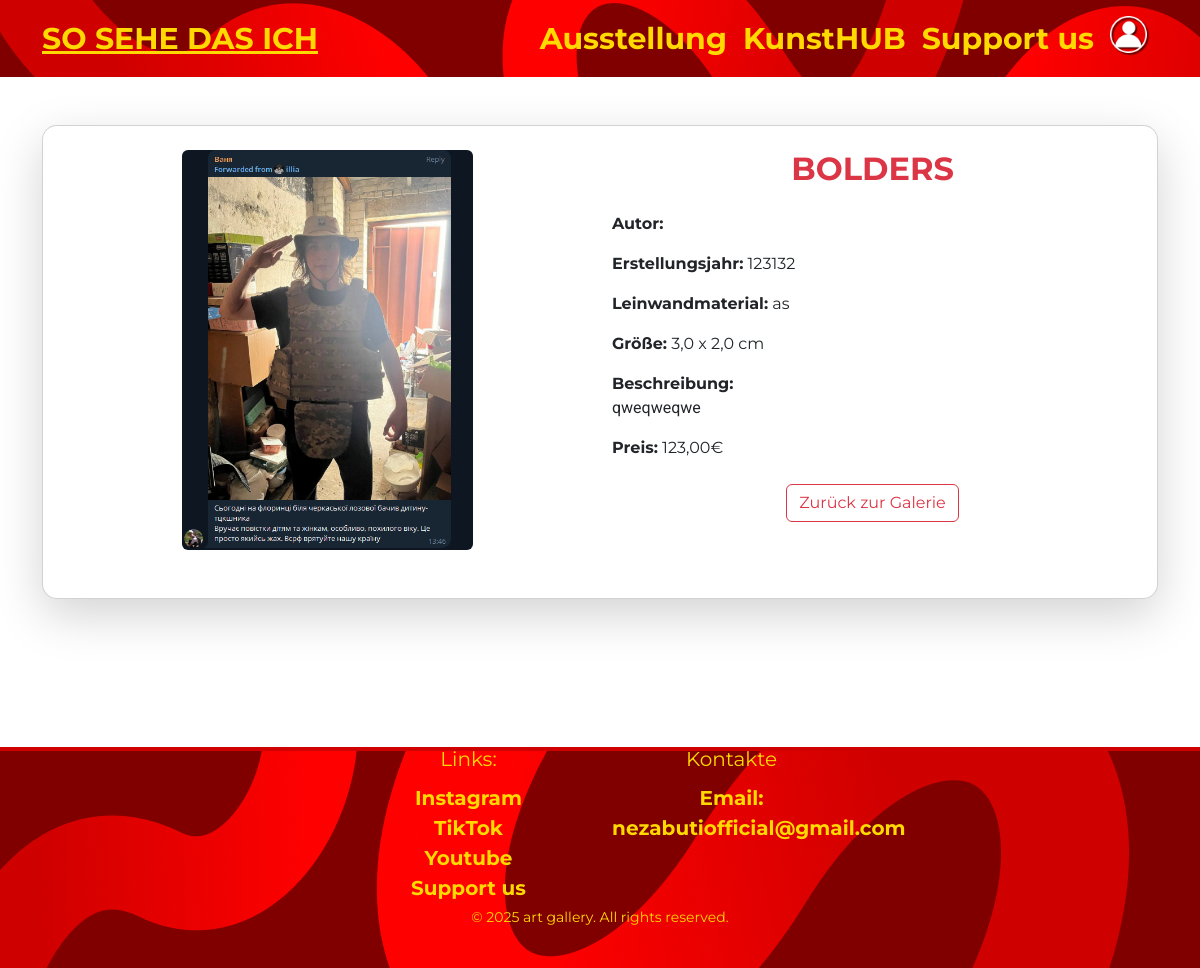
Screenshot of /painting/bolders/ with the database file from the repository.
### gallery/models.py (models this page shows, shortened)
class Painting(models.Model):
    author = models.ForeignKey(settings.AUTH_USER_MODEL, on_delete=models.CASCADE, related_name='paintings')
    title = models.CharField(max_length=200)
    text = models.TextField()
    image = models.ImageField(upload_to='photos/', null=False, blank=False, default='photos/no_image.jpg')
    slug = models.SlugField(unique=True, blank=True)
    auction = models.BooleanField(default=False)  # Выставлено ли на аукцион
    width = models.FloatField(null=True, blank=True)  # Ширина картины
    height = models.FloatField(null=True, blank=True)  # Высота картины
    paint_type = models.CharField(max_length=100, blank=True)  # Тип краски
    canvas_material = models.CharField(max_length=100, blank=True)  # Материал холста
    is_for_sale = models.BooleanField(default=False)  # Продажа картины или нет
    price = models.DecimalField(max_digits=10, decimal_places=2, null=True, blank=True)  # Цена картины, если она продается
    year_of_creation = models.PositiveIntegerField(null=True, blank=True)  # Год выпуска картины
    from django.db.models import Q

### gallery/views.py (the view)
# urls.py: path('painting/<slug:slug>/', painting_detail, name='painting_detail'),
def painting_detail(request, slug):
    painting = get_object_or_404(Painting, slug=slug)
    return render(request, 'gallery/painting.html', {'painting': painting})

### gallery/templates/gallery/painting.html (shortened to what this page needs)
{% extends 'gallery/base.html' %}
{% block content %}
  <div class="container py-5">
    <div class="card shadow-lg p-4" style="border-radius: 15px;">
      <div class="row">
        <div class="col-lg-6 col-12 mb-4 text-center">
          <img src="{{ painting.image.url }}" alt="{{ painting.title }}" class="img-fluid rounded"
               style="max-width: 100%; height: 400px; object-fit: cover;">
        </div>
        <div class="col-lg-6 col-12">
          <div class="md-3">
            <h2 class="text-center mb-4 text-danger fw-bold">{{ painting.title }}</h2>
          </div>
          <div class="mb-3">
            <strong>Autor:</strong>
          </div>
          <div class="mb-3">
            <strong>Erstellungsjahr:</strong> {{ painting.year_of_creation }}
          </div>
          <div class="mb-3">
            <strong>Leinwandmaterial:</strong> {{ painting.canvas_material }}
          </div>
          <div class="mb-3">
            <strong>Größe:</strong> {{ painting.height }} x {{ painting.width }} cm
          </div>
          <div class="mb-3">
            <strong>Beschreibung:</strong>
            <p>{{ painting.text }}</p>
          </div>
          <div class="mb-3">
            <strong>Preis:</strong>
            {% if painting.is_for_sale %}
              {{ painting.price }}€
            {% else %}
              Nicht zum Verkauf
            {% endif %}
          </div>
          <div class="mt-4 text-center">
            <a href="{% url 'gallery' %}" class="btn btn-outline-danger">Zurück zur Galerie</a>
          </div>
        </div>
      </div>
    </div>
  </div>
{% endblock %}

### gallery/static/gallery/styles.css (style rules this page uses)
body { font-family: 'Montserrat', sans-serif; }
p { font-family: 'Roboto', sans-serif; font-weight: 400; }
body { font-family: 'Montserrat', sans-serif !important;; background-color: white !important; }
html { scrollbar-width: none; }
body { -ms-overflow-style: none; }
h1, h2, h3, .btn-warning, .text-warning { color: #FFC300 !important; }

### rows the page displays
Painting: image (picture), title "BOLDERS", year_of_creation "123132", canvas_material "as", height "3,0", width "2,0", text "qweqweqwe", price "123,00"
